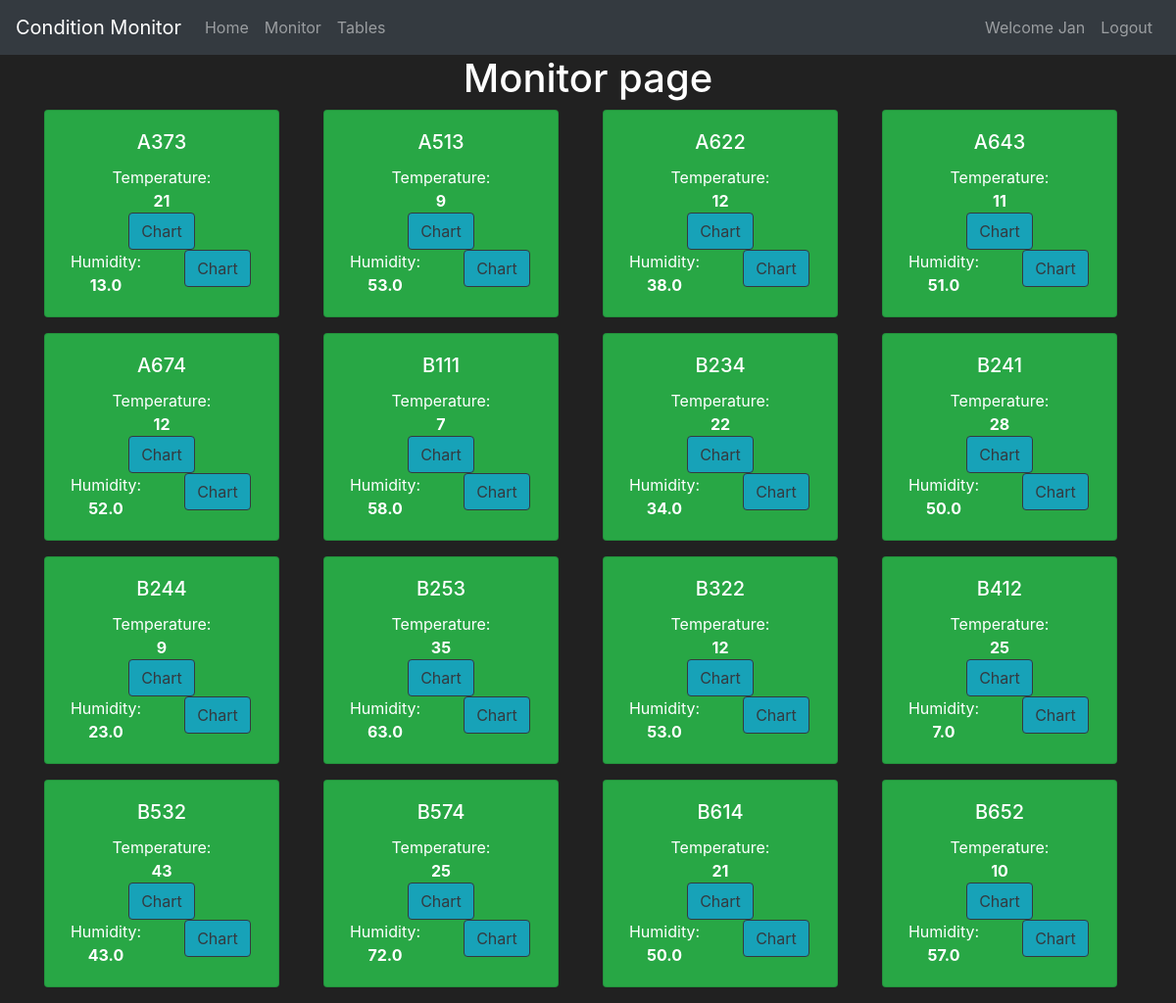
The app's page /monitor/8 (signed in) with its own data.
### condition_monitor/models.py (models this page shows, shortened)
class User(db.Model, UserMixin):
    __tablename__ = "users"
    id = db.Column(db.Integer, primary_key = True)
    username = db.Column(db.String(30), nullable = False, unique = True)
    email = db.Column(db.String(50), nullable = False, unique = True)
    password_hash = db.Column(db.String(60), nullable = False)
    active = db.Column(db.Boolean(), nullable = False, default = True)
    role_id = db.Column(db.Integer, db.ForeignKey("roles.id"), nullable=False)
    @property
    def password(self):
        return self.password_hash
    def role(self):
        return DBConnection().getRoleName(self.role_id)

class Room(db.Model):
    __tablename__ = "rooms"
    id = db.Column(db.Integer, primary_key = True)
    name = db.Column(db.String(10), unique=True, nullable=False)
    description = db.Column(db.String(100))

class Measurement(db.Model):
    __tablename__ = "measurements"
    id = db.Column(db.Integer, primary_key = True)
    roomid = db.Column(db.Integer, db.ForeignKey("rooms.id", ondelete='CASCADE'))
    room = db.relationship('Room', backref=db.backref('measurements', cascade="all, delete"))
    temperature = db.Column(db.Integer)
    humidity = db.Column(db.Float)
    timestamp = db.Column(db.DateTime)

### condition_monitor/routes.py (the view)
@app.route("/monitor/<uid>")
@login_required
def monitor_page_user(uid):
    rooms = db.getRoomsForUser(uid)
    measurements = {}
    if rooms != None:
        for room in rooms:
            measurements[room.name] = db.getLastMeasurementForRoom(room.id)
    return render_template("monitor.html", measurements = measurements)

### condition_monitor/models.py (called while the page is built)
@login_manager.user_loader
def load_user(user_id):
    return User.query.get(int(user_id))

    def __call__(cls, *args, **kwargs):
        if cls not in cls._instances:
            cls._instances[cls] = super(
                Singleton, cls).__call__(*args, **kwargs)
        return cls._instances[cls]

    def getRoomsForUser(self, id):
        access = self.session.query(Access).filter(Access.userid == id).all()
        ids = [acc.roomid for acc in access]
        return self.session.query(Room).filter(Room.id.in_(ids)).all()

    def getLastMeasurementForRoom(self, id):
        return self.session.query(Measurement).filter(Measurement.roomid == id).order_by(Measurement.timestamp).first()

    def getRoleName(self, id):
        return self.session.query(UserRole).filter(UserRole.id == id).first().name

### condition_monitor/templates/monitor.html (shortened to what this page needs)
{% extends "base.html" %}
{% block content %}
<div class = "text-center"><h1>Monitor page</h1></div>
            <div class ="container">
                <div class="row">
                {% set cnt = namespace(value=0, cols=4) %}
                {% for key, val in measurements.items() %}
                    <div class="col-sm">
                      <div class="card bg-success mb-3 text-center text-white" style="width: 15rem;">
                          <div class="card-body">
                            <h5 class="card-title">{{ key }}</h5>
                            <div class="card-text">
                              <div class="row justify-content-center">
                                <div class="col">Temperature: <br> <b>{{ val.temperature }}</b></div>
                                <div class="col"><button class="card-link btn btn-info btn-outline-dark" onclick="loadData('{{ key }}', {{ measurements[key]['timestamp']|safe }}, {{ measurements[key]['temp']|safe }})" data-toggle="modal" data-target="#chart_modal_temp_{{ key }}">Chart</button></div>
                                <div class="col">Humidity:<br> <b>{{ val.humidity }}</b></div>
                                <div class="col"><button class="card-link btn btn-info btn-outline-dark" onclick="loadData('{{ key }}', {{ measurements[key]['timestamp']|safe }}, {{ measurements[key]['hum']|safe }}, true)" data-toggle="modal" data-target="#chart_modal_hum_{{ key }}">Chart</button></div>
                              </div>
                            </div>
                          </div>
                      </div>
                    </div>
                    {% set cnt.value = cnt.value + 1 %}
                {% endfor %}
                </div>
            </div>
{% endblock %}

### condition_monitor/templates/base.html (shortened to what this page needs)
<!doctype html>
<html lang="en">
   <head>
      <link rel="stylesheet" href="https://cdn.jsdelivr.net/npm/bootstrap@4.5.3/dist/css/bootstrap.min.css">
   </head>
   <body>
      <nav class="navbar navbar-expand-md navbar-dark bg-dark">
        <a class="navbar-brand" href="#">Condition Monitor</a>
        <div class="collapse navbar-collapse" id="navbarNav">
            <ul class="navbar-nav mr-auto">
                <li class="nav-item {% if request.path == url_for('home_page') %} active {% endif %}">
                    <a class="nav-link" href="{{ url_for('home_page') }}">Home <span class="sr-only">(current)</span></a>
                </li>
                <li class="nav-item {% if request.path == url_for('monitor_page') %}active{% endif %}">
                    <a class="nav-link" href="{{ url_for('monitor_page') }}">Monitor</a>
                </li>
                <li class="nav-item {% if request.path == url_for('tables_page') %}active{% endif %}">
                    <a class="nav-link" href="{{ url_for('tables_page') }}">Tables</a>
                </li>
            </ul>
            <ul class="navbar-nav">
                {% if current_user.is_authenticated %}
                <li class="nav-item">
                    <span class="nav-link">Welcome {{ current_user.username }}</span>
                </li>
                <li class="nav-item {% if request.path == url_for('logout_page') %}active{% endif %}">
                    <a class="nav-link" href="{{ url_for('logout_page') }}">Logout</a>
                </li>
                {% endif %}
            </ul>
        </div>
    </nav>
      {% block content %}
      {% endblock %}
   </body>
</html>

### condition_monitor/templates/base.html (style rules this page uses)
body { background-color: #212121; color: white }

### records on screen
User: username "Jan"
Room: name "A373", temperature "21", humidity "13.0"
Room: name "A513", temperature "9", humidity "53.0"
Room: name "A622", temperature "12", humidity "38.0"
Room: name "A643", temperature "11", humidity "51.0"
Room: name "A674", temperature "12", humidity "52.0"
Room: name "B111", temperature "7", humidity "58.0"
Room: name "B234", temperature "22", humidity "34.0"
Room: name "B241", temperature "28", humidity "50.0"
Room: name "B244", temperature "9", humidity "23.0"
Room: name "B253", temperature "35", humidity "63.0"
Room: name "B322", temperature "12", humidity "53.0"
Room: name "B412", temperature "25", humidity "7.0"
Room: name "B532", temperature "43", humidity "43.0"
Room: name "B574", temperature "25", humidity "72.0"
Room: name "B614", temperature "21", humidity "50.0"
Room: name "B652", temperature "10", humidity "57.0"
